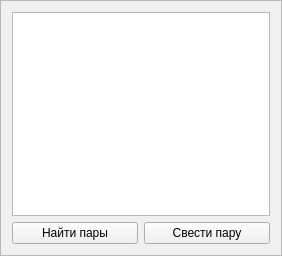
    <widget class="QFrame" name="frame_3">
     <property name="enabled">
      <bool>true</bool>
     </property>
     <property name="geometry">
      <rect>
       <x>490</x>
       <y>20</y>
       <width>282</width>
       <height>256</height>
      </rect>
     </property>
     <property name="palette">
      <palette>
       <active>
        <colorrole role="WindowText">
         <brush brushstyle="SolidPattern">
          <color alpha="255">
           <red>0</red>
           <green>0</green>
           <blue>0</blue>
          </color>
         </brush>
        </colorrole>
        <colorrole role="Button">
         <brush brushstyle="SolidPattern">
          <color alpha="255">
           <red>240</red>
           <green>240</green>
           <blue>240</blue>
          </color>
         </brush>
        </colorrole>
        <colorrole role="Light">
         <brush brushstyle="SolidPattern">
          <color alpha="255">
           <red>255</red>
           <green>255</green>
           <blue>255</blue>
          </color>
         </brush>
        </colorrole>
        <colorrole role="Midlight">
         <brush brushstyle="SolidPattern">
          <color alpha="255">
           <red>227</red>
           <green>227</green>
           <blue>227</blue>
          </color>
         </brush>
        </colorrole>
        <colorrole role="Dark">
         <brush brushstyle="SolidPattern">
          <color alpha="255">
           <red>160</red>
           <green>160</green>
           <blue>160</blue>
          </color>
         </brush>
        </colorrole>
        <colorrole role="Mid">
         <brush brushstyle="SolidPattern">
          <color alpha="255">
           <red>160</red>
           <green>160</green>
           <blue>160</blue>
          </color>
         </brush>
        </colorrole>
        <colorrole role="Text">
         <brush brushstyle="SolidPattern">
          <color alpha="255">
           <red>0</red>
           <green>0</green>
           <blue>0</blue>
          </color>
         </brush>
        </colorrole>
        <colorrole role="BrightText">
         <brush brushstyle="SolidPattern">
          <color alpha="255">
           <red>255</red>
           <green>255</green>
           <blue>255</blue>
          </color>
         </brush>
        </colorrole>
        <colorrole role="ButtonText">
         <brush brushstyle="SolidPattern">
          <color alpha="255">
           <red>0</red>
           <green>0</green>
           <blue>0</blue>
          </color>
         </brush>
        </colorrole>
        <colorrole role="Base">
         <brush brushstyle="SolidPattern">
          <color alpha="255">
           <red>255</red>
           <green>255</green>
           <blue>255</blue>
          </color>
         </brush>
        </colorrole>
        <colorrole role="Window">
         <brush brushstyle="SolidPattern">
          <color alpha="255">
           <red>218</red>
           <green>218</green>
           <blue>218</blue>
          </color>
         </brush>
        </colorrole>
        <colorrole role="Shadow">
         <brush brushstyle="SolidPattern">
          <color alpha="255">
           <red>105</red>
           <green>105</green>
           <blue>105</blue>
          </color>
         </brush>
        </colorrole>
        <colorrole role="Highlight">
         <brush brushstyle="SolidPattern">
          <color alpha="255">
           <red>0</red>
           <green>120</green>
           <blue>215</blue>
          </color>
         </brush>
        </colorrole>
        <colorrole role="HighlightedText">
         <brush brushstyle="SolidPattern">
          <color alpha="255">
           <red>255</red>
           <green>255</green>
           <blue>255</blue>
          </color>
         </brush>
        </colorrole>
        <colorrole role="Link">
         <brush brushstyle="SolidPattern">
          <color alpha="255">
           <red>0</red>
           <green>0</green>
           <blue>255</blue>
          </color>
         </brush>
        </colorrole>
        <colorrole role="LinkVisited">
         <brush brushstyle="SolidPattern">
          <color alpha="255">
           <red>255</red>
           <green>0</green>
           <blue>255</blue>
          </color>
         </brush>
        </colorrole>
        <colorrole role="AlternateBase">
         <brush brushstyle="SolidPattern">
          <color alpha="255">
           <red>245</red>
           <green>245</green>
           <blue>245</blue>
          </color>
         </brush>
        </colorrole>
        <colorrole role="NoRole">
         <brush brushstyle="NoBrush">
          <color alpha="255">
           <red>0</red>
           <green>0</green>
           <blue>0</blue>
          </color>
         </brush>
        </colorrole>
        <colorrole role="ToolTipBase">
         <brush brushstyle="SolidPattern">
          <color alpha="255">
           <red>255</red>
           <green>255</green>
           <blue>220</blue>
          </color>
         </brush>
        </colorrole>
        <colorrole role="ToolTipText">
         <brush brushstyle="SolidPattern">
          <color alpha="255">
           <red>0</red>
           <green>0</green>
           <blue>0</blue>
          </color>
         </brush>
        </colorrole>
        <colorrole role="PlaceholderText">
         <brush brushstyle="SolidPattern">
          <color alpha="128">
           <red>0</red>
           <green>0</green>
           <blue>0</blue>
          </color>
         </brush>
        </colorrole>
       </active>
       <inactive>
        <colorrole role="WindowText">
         <brush brushstyle="SolidPattern">
          <color alpha="255">
           <red>0</red>
           <green>0</green>
           <blue>0</blue>
          </color>
         </brush>
        </colorrole>
        <colorrole role="Button">
         <brush brushstyle="SolidPattern">
          <color alpha="255">
           <red>240</red>
           <green>240</green>
           <blue>240</blue>
          </color>
         </brush>
        </colorrole>
        <colorrole role="Light">
         <brush brushstyle="SolidPattern">
          <color alpha="255">
           <red>255</red>
           <green>255</green>
           <blue>255</blue>
          </color>
         </brush>
        </colorrole>
        <colorrole role="Midlight">
         <brush brushstyle="SolidPattern">
          <color alpha="255">
           <red>227</red>
           <green>227</green>
           <blue>227</blue>
          </color>
         </brush>
        </colorrole>
        <colorrole role="Dark">
         <brush brushstyle="SolidPattern">
          <color alpha="255">
           <red>160</red>
           <green>160</green>
           <blue>160</blue>
          </color>
         </brush>
        </colorrole>
        <colorrole role="Mid">
         <brush brushstyle="SolidPattern">
          <color alpha="255">
           <red>160</red>
           <green>160</green>
           <blue>160</blue>
          </color>
         </brush>
        </colorrole>
        <colorrole role="Text">
         <brush brushstyle="SolidPattern">
          <color alpha="255">
           <red>0</red>
           <green>0</green>
           <blue>0</blue>
          </color>
         </brush>
        </colorrole>
        <colorrole role="BrightText">
         <brush brushstyle="SolidPattern">
          <color alpha="255">
           <red>255</red>
           <green>255</green>
           <blue>255</blue>
          </color>
         </brush>
        </colorrole>
        <colorrole role="ButtonText">
         <brush brushstyle="SolidPattern">
          <color alpha="255">
           <red>0</red>
           <green>0</green>
           <blue>0</blue>
          </color>
         </brush>
        </colorrole>
        <colorrole role="Base">
         <brush brushstyle="SolidPattern">
          <color alpha="255">
           <red>255</red>
           <green>255</green>
           <blue>255</blue>
          </color>
         </brush>
        </colorrole>
        <colorrole role="Window">
         <brush brushstyle="SolidPattern">
          <color alpha="255">
           <red>240</red>
           <green>240</green>
           <blue>240</blue>
          </color>
         </brush>
        </colorrole>
        <colorrole role="Shadow">
         <brush brushstyle="SolidPattern">
          <color alpha="255">
           <red>105</red>
           <green>105</green>
           <blue>105</blue>
          </color>
         </brush>
        </colorrole>
        <colorrole role="Highlight">
         <brush brushstyle="SolidPattern">
          <color alpha="255">
           <red>240</red>
           <green>240</green>
           <blue>240</blue>
          </color>
         </brush>
        </colorrole>
        <colorrole role="HighlightedText">
         <brush brushstyle="SolidPattern">
          <color alpha="255">
           <red>0</red>
           <green>0</green>
           <blue>0</blue>
          </color>
         </brush>
        </colorrole>
        <colorrole role="Link">
         <brush brushstyle="SolidPattern">
          <color alpha="255">
           <red>0</red>
           <green>0</green>
           <blue>255</blue>
          </color>
         </brush>
        </colorrole>
        <colorrole role="LinkVisited">
         <brush brushstyle="SolidPattern">
          <color alpha="255">
           <red>255</red>
           <green>0</green>
           <blue>255</blue>
          </color>
         </brush>
        </colorrole>
        <colorrole role="AlternateBase">
         <brush brushstyle="SolidPattern">
          <color alpha="255">
           <red>245</red>
           <green>245</green>
           <blue>245</blue>
          </color>
         </brush>
        </colorrole>
        <colorrole role="NoRole">
         <brush brushstyle="NoBrush">
          <color alpha="255">
           <red>0</red>
           <green>0</green>
           <blue>0</blue>
          </color>
         </brush>
        </colorrole>
        <colorrole role="ToolTipBase">
         <brush brushstyle="SolidPattern">
          <color alpha="255">
           <red>255</red>
           <green>255</green>
           <blue>220</blue>
          </color>
         </brush>
        </colorrole>
        <colorrole role="ToolTipText">
         <brush brushstyle="SolidPattern">
          <color alpha="255">
           <red>0</red>
           <green>0</green>
           <blue>0</blue>
          </color>
         </brush>
        </colorrole>
        <colorrole role="PlaceholderText">
         <brush brushstyle="SolidPattern">
          <color alpha="128">
           <red>0</red>
           <green>0</green>
           <blue>0</blue>
          </color>
         </brush>
        </colorrole>
       </inactive>
       <disabled>
        <colorrole role="WindowText">
         <brush brushstyle="SolidPattern">
          <color alpha="255">
           <red>120</red>
           <green>120</green>
           <blue>120</blue>
          </color>
         </brush>
        </colorrole>
        <colorrole role="Button">
         <brush brushstyle="SolidPattern">
          <color alpha="255">
           <red>240</red>
           <green>240</green>
           <blue>240</blue>
          </color>
         </brush>
        </colorrole>
        <colorrole role="Light">
         <brush brushstyle="SolidPattern">
          <color alpha="255">
           <red>255</red>
           <green>255</green>
           <blue>255</blue>
          </color>
         </brush>
        </colorrole>
        <colorrole role="Midlight">
         <brush brushstyle="SolidPattern">
          <color alpha="255">
           <red>247</red>
           <green>247</green>
           <blue>247</blue>
          </color>
         </brush>
        </colorrole>
        <colorrole role="Dark">
         <brush brushstyle="SolidPattern">
          <color alpha="255">
           <red>160</red>
           <green>160</green>
           <blue>160</blue>
          </color>
         </brush>
        </colorrole>
        <colorrole role="Mid">
         <brush brushstyle="SolidPattern">
          <color alpha="255">
           <red>160</red>
           <green>160</green>
           <blue>160</blue>
          </color>
         </brush>
        </colorrole>
        <colorrole role="Text">
         <brush brushstyle="SolidPattern">
          <color alpha="255">
           <red>120</red>
           <green>120</green>
           <blue>120</blue>
          </color>
         </brush>
        </colorrole>
        <colorrole role="BrightText">
         <brush brushstyle="SolidPattern">
          <color alpha="255">
           <red>255</red>
           <green>255</green>
           <blue>255</blue>
          </color>
         </brush>
        </colorrole>
        <colorrole role="ButtonText">
         <brush brushstyle="SolidPattern">
          <color alpha="255">
           <red>120</red>
           <green>120</green>
           <blue>120</blue>
          </color>
         </brush>
        </colorrole>
        <colorrole role="Base">
         <brush brushstyle="SolidPattern">
          <color alpha="255">
           <red>218</red>
           <green>218</green>
           <blue>218</blue>
          </color>
         </brush>
        </colorrole>
        <colorrole role="Window">
         <brush brushstyle="SolidPattern">
          <color alpha="255">
           <red>218</red>
           <green>218</green>
           <blue>218</blue>
          </color>
         </brush>
        </colorrole>
        <colorrole role="Shadow">
         <brush brushstyle="SolidPattern">
          <color alpha="255">
           <red>0</red>
           <green>0</green>
           <blue>0</blue>
          </color>
         </brush>
        </colorrole>
        <colorrole role="Highlight">
         <brush brushstyle="SolidPattern">
          <color alpha="255">
           <red>0</red>
           <green>120</green>
           <blue>215</blue>
          </color>
         </brush>
        </colorrole>
        <colorrole role="HighlightedText">
         <brush brushstyle="SolidPattern">
          <color alpha="255">
           <red>255</red>
           <green>255</green>
           <blue>255</blue>
          </color>
         </brush>
        </colorrole>
        <colorrole role="Link">
         <brush brushstyle="SolidPattern">
          <color alpha="255">
           <red>0</red>
           <green>0</green>
           <blue>255</blue>
          </color>
         </brush>
        </colorrole>
        <colorrole role="LinkVisited">
         <brush brushstyle="SolidPattern">
          <color alpha="255">
           <red>255</red>
           <green>0</green>
           <blue>255</blue>
          </color>
         </brush>
        </colorrole>
        <colorrole role="AlternateBase">
         <brush brushstyle="SolidPattern">
          <color alpha="255">
           <red>245</red>
           <green>245</green>
           <blue>245</blue>
          </color>
         </brush>
        </colorrole>
        <colorrole role="NoRole">
         <brush brushstyle="NoBrush">
          <color alpha="255">
           <red>0</red>
           <green>0</green>
           <blue>0</blue>
          </color>
         </brush>
        </colorrole>
        <colorrole role="ToolTipBase">
         <brush brushstyle="SolidPattern">
          <color alpha="255">
           <red>255</red>
           <green>255</green>
           <blue>220</blue>
          </color>
         </brush>
        </colorrole>
        <colorrole role="ToolTipText">
         <brush brushstyle="SolidPattern">
          <color alpha="255">
           <red>0</red>
           <green>0</green>
           <blue>0</blue>
          </color>
         </brush>
        </colorrole>
        <colorrole role="PlaceholderText">
         <brush brushstyle="SolidPattern">
          <color alpha="128">
           <red>0</red>
           <green>0</green>
           <blue>0</blue>
          </color>
         </brush>
        </colorrole>
       </disabled>
      </palette>
     </property>
     <property name="autoFillBackground">
      <bool>true</bool>
     </property>
     <property name="frameShape">
      <enum>QFrame::StyledPanel</enum>
     </property>
     <property name="frameShadow">
      <enum>QFrame::Raised</enum>
     </property>
     <layout class="QVBoxLayout" name="verticalLayout_8">
      <item>
       <layout class="QVBoxLayout" name="verticalLayout_7">
        <item>
         <widget class="QListWidget" name="pairList"/>
        </item>
        <item>
         <layout class="QHBoxLayout" name="horizontalLayout_13">
          <item>
           <widget class="QPushButton" name="pushButton_4">
            <property name="text">
             <string>Найти пары</string>
            </property>
           </widget>
          </item>
          <item>
           <widget class="QPushButton" name="pushButton">
            <property name="enabled">
             <bool>true</bool>
            </property>
            <property name="text">
             <string>Свести пару</string>
            </property>
           </widget>
          </item>
         </layout>
        </item>
       </layout>
      </item>
     </layout>
    </widget>
